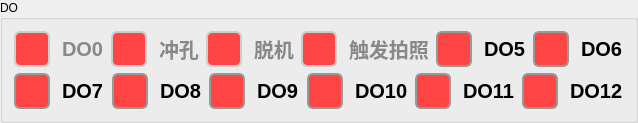
             <widget class="QGroupBox" name="groupBox_18">
              <property name="title">
               <string>DO</string>
              </property>
              <layout class="QVBoxLayout" name="verticalLayout_10">
               <item>
                <layout class="QHBoxLayout" name="horizontalLayout_30">
                 <item>
                  <widget class="QCheckBox" name="cbox_DObujindianjimaichong">
                   <property name="enabled">
                    <bool>false</bool>
                   </property>
                   <property name="sizePolicy">
                    <sizepolicy hsizetype="Minimum" vsizetype="Minimum">
                     <horstretch>0</horstretch>
                     <verstretch>0</verstretch>
                    </sizepolicy>
                   </property>
                   <property name="styleSheet">
                    <string notr="true">QCheckBox {
    spacing: 12px;
    font-size: 20px;
    font-weight: bold;
    color: rgb(0, 0, 0); /* 默认文字为黑色 */
}

/* 禁用时文字为灰色 */
QCheckBox:disabled {
    color: #888888;
}

/* 未选中状态：红色 */
QCheckBox::indicator {
    width: 32px;
    height: 32px;
    border-radius: 6px;
    border: 2px solid #999;
    background: #ff4444; /* 红色背景 */
}

/* 悬停效果 */
QCheckBox::indicator:hover {
    border: 2px solid #666;
}

/* 选中状态：绿色 */
QCheckBox::indicator:checked {
    border: 2px solid #4CAF50;
    background-color: qradialgradient(
        cx:0.5, cy:0.5,
        radius:0.4,
        fx:0.5, fy:0.5,
        stop:0 #4CAF50,
        stop:1 transparent
    );
}

/* 禁用且未选中：红色 */
QCheckBox::indicator:disabled {
    border: 2px solid #ccc;
    background: #ff4444;
}

/* 禁用且选中：绿色 */
QCheckBox::indicator:disabled:checked {
    border: 2px solid #ccc;
    background: #4CAF50;
}

/* 选中时文字颜色为黑色 */
QCheckBox:checked {
    color: rgb(0, 0, 0);
    font-weight: 500;
}

/* 点击动画效果 */
QCheckBox::indicator:pressed {
    border: 2px solid #388E3C;
    background-color: qradialgradient(
        cx:0.5, cy:0.5,
        radius:0.5,
        fx:0.5, fy:0.5,
        stop:0 #A5D6A7,
        stop:1 transparent
    );
}</string>
                   </property>
                   <property name="text">
                    <string>DO0</string>
                   </property>
                  </widget>
                 </item>
                 <item>
                  <widget class="QCheckBox" name="cbox_DOchongkong">
                   <property name="enabled">
                    <bool>false</bool>
                   </property>
                   <property name="sizePolicy">
                    <sizepolicy hsizetype="Minimum" vsizetype="Minimum">
                     <horstretch>0</horstretch>
                     <verstretch>0</verstretch>
                    </sizepolicy>
                   </property>
                   <property name="styleSheet">
                    <string notr="true">QCheckBox {
    spacing: 12px;
    font-size: 20px;
    font-weight: bold;
    color: rgb(0, 0, 0); /* 默认文字为黑色 */
}

/* 禁用时文字为灰色 */
QCheckBox:disabled {
    color: #888888;
}

/* 未选中状态：红色 */
QCheckBox::indicator {
    width: 32px;
    height: 32px;
    border-radius: 6px;
    border: 2px solid #999;
    background: #ff4444; /* 红色背景 */
}

/* 悬停效果 */
QCheckBox::indicator:hover {
    border: 2px solid #666;
}

/* 选中状态：绿色 */
QCheckBox::indicator:checked {
    border: 2px solid #4CAF50;
    background-color: qradialgradient(
        cx:0.5, cy:0.5,
        radius:0.4,
        fx:0.5, fy:0.5,
        stop:0 #4CAF50,
        stop:1 transparent
    );
}

/* 禁用且未选中：红色 */
QCheckBox::indicator:disabled {
    border: 2px solid #ccc;
    background: #ff4444;
}

/* 禁用且选中：绿色 */
QCheckBox::indicator:disabled:checked {
    border: 2px solid #ccc;
    background: #4CAF50;
}

/* 选中时文字颜色为黑色 */
QCheckBox:checked {
    color: rgb(0, 0, 0);
    font-weight: 500;
}

/* 点击动画效果 */
QCheckBox::indicator:pressed {
    border: 2px solid #388E3C;
    background-color: qradialgradient(
        cx:0.5, cy:0.5,
        radius:0.5,
        fx:0.5, fy:0.5,
        stop:0 #A5D6A7,
        stop:1 transparent
    );
}</string>
                   </property>
                   <property name="text">
                    <string>冲孔</string>
                   </property>
                  </widget>
                 </item>
                 <item>
                  <widget class="QCheckBox" name="cbox_DOtuoji">
                   <property name="enabled">
                    <bool>false</bool>
                   </property>
                   <property name="sizePolicy">
                    <sizepolicy hsizetype="Minimum" vsizetype="Minimum">
                     <horstretch>0</horstretch>
                     <verstretch>0</verstretch>
                    </sizepolicy>
                   </property>
                   <property name="styleSheet">
                    <string notr="true">QCheckBox {
    spacing: 12px;
    font-size: 20px;
    font-weight: bold;
    color: rgb(0, 0, 0); /* 默认文字为黑色 */
}

/* 禁用时文字为灰色 */
QCheckBox:disabled {
    color: #888888;
}

/* 未选中状态：红色 */
QCheckBox::indicator {
    width: 32px;
    height: 32px;
    border-radius: 6px;
    border: 2px solid #999;
    background: #ff4444; /* 红色背景 */
}

/* 悬停效果 */
QCheckBox::indicator:hover {
    border: 2px solid #666;
}

/* 选中状态：绿色 */
QCheckBox::indicator:checked {
    border: 2px solid #4CAF50;
    background-color: qradialgradient(
        cx:0.5, cy:0.5,
        radius:0.4,
        fx:0.5, fy:0.5,
        stop:0 #4CAF50,
        stop:1 transparent
    );
}

/* 禁用且未选中：红色 */
QCheckBox::indicator:disabled {
    border: 2px solid #ccc;
    background: #ff4444;
}

/* 禁用且选中：绿色 */
QCheckBox::indicator:disabled:checked {
    border: 2px solid #ccc;
    background: #4CAF50;
}

/* 选中时文字颜色为黑色 */
QCheckBox:checked {
    color: rgb(0, 0, 0);
    font-weight: 500;
}

/* 点击动画效果 */
QCheckBox::indicator:pressed {
    border: 2px solid #388E3C;
    background-color: qradialgradient(
        cx:0.5, cy:0.5,
        radius:0.5,
        fx:0.5, fy:0.5,
        stop:0 #A5D6A7,
        stop:1 transparent
    );
}</string>
                   </property>
                   <property name="text">
                    <string>脱机</string>
                   </property>
                  </widget>
                 </item>
                 <item>
                  <widget class="QCheckBox" name="cbox_DOchufapaizhao">
                   <property name="enabled">
                    <bool>false</bool>
                   </property>
                   <property name="sizePolicy">
                    <sizepolicy hsizetype="Minimum" vsizetype="Minimum">
                     <horstretch>0</horstretch>
                     <verstretch>0</verstretch>
                    </sizepolicy>
                   </property>
                   <property name="styleSheet">
                    <string notr="true">QCheckBox {
    spacing: 12px;
    font-size: 20px;
    font-weight: bold;
    color: rgb(0, 0, 0); /* 默认文字为黑色 */
}

/* 禁用时文字为灰色 */
QCheckBox:disabled {
    color: #888888;
}

/* 未选中状态：红色 */
QCheckBox::indicator {
    width: 32px;
    height: 32px;
    border-radius: 6px;
    border: 2px solid #999;
    background: #ff4444; /* 红色背景 */
}

/* 悬停效果 */
QCheckBox::indicator:hover {
    border: 2px solid #666;
}

/* 选中状态：绿色 */
QCheckBox::indicator:checked {
    border: 2px solid #4CAF50;
    background-color: qradialgradient(
        cx:0.5, cy:0.5,
        radius:0.4,
        fx:0.5, fy:0.5,
        stop:0 #4CAF50,
        stop:1 transparent
    );
}

/* 禁用且未选中：红色 */
QCheckBox::indicator:disabled {
    border: 2px solid #ccc;
    background: #ff4444;
}

/* 禁用且选中：绿色 */
QCheckBox::indicator:disabled:checked {
    border: 2px solid #ccc;
    background: #4CAF50;
}

/* 选中时文字颜色为黑色 */
QCheckBox:checked {
    color: rgb(0, 0, 0);
    font-weight: 500;
}

/* 点击动画效果 */
QCheckBox::indicator:pressed {
    border: 2px solid #388E3C;
    background-color: qradialgradient(
        cx:0.5, cy:0.5,
        radius:0.5,
        fx:0.5, fy:0.5,
        stop:0 #A5D6A7,
        stop:1 transparent
    );
}</string>
                   </property>
                   <property name="text">
                    <string>触发拍照</string>
                   </property>
                  </widget>
                 </item>
                 <item>
                  <widget class="QCheckBox" name="cbox_DOBlow3_2">
                   <property name="sizePolicy">
                    <sizepolicy hsizetype="Minimum" vsizetype="Minimum">
                     <horstretch>0</horstretch>
                     <verstretch>0</verstretch>
                    </sizepolicy>
                   </property>
                   <property name="styleSheet">
                    <string notr="true">QCheckBox {
    spacing: 12px;
    font-size: 20px;
    font-weight: bold;
    color: rgb(0, 0, 0); /* 默认文字为黑色 */
}

/* 禁用时文字为灰色 */
QCheckBox:disabled {
    color: #888888;
}

/* 未选中状态：红色 */
QCheckBox::indicator {
    width: 32px;
    height: 32px;
    border-radius: 6px;
    border: 2px solid #999;
    background: #ff4444; /* 红色背景 */
}

/* 悬停效果 */
QCheckBox::indicator:hover {
    border: 2px solid #666;
}

/* 选中状态：绿色 */
QCheckBox::indicator:checked {
    border: 2px solid #4CAF50;
    background-color: qradialgradient(
        cx:0.5, cy:0.5,
        radius:0.4,
        fx:0.5, fy:0.5,
        stop:0 #4CAF50,
        stop:1 transparent
    );
}

/* 禁用且未选中：红色 */
QCheckBox::indicator:disabled {
    border: 2px solid #ccc;
    background: #ff4444;
}

/* 禁用且选中：绿色 */
QCheckBox::indicator:disabled:checked {
    border: 2px solid #ccc;
    background: #4CAF50;
}

/* 选中时文字颜色为黑色 */
QCheckBox:checked {
    color: rgb(0, 0, 0);
    font-weight: 500;
}

/* 点击动画效果 */
QCheckBox::indicator:pressed {
    border: 2px solid #388E3C;
    background-color: qradialgradient(
        cx:0.5, cy:0.5,
        radius:0.5,
        fx:0.5, fy:0.5,
        stop:0 #A5D6A7,
        stop:1 transparent
    );
}</string>
                   </property>
                   <property name="text">
                    <string>DO5</string>
                   </property>
                  </widget>
                 </item>
                 <item>
                  <widget class="QCheckBox" name="cbox_DOBlow4_2">
                   <property name="sizePolicy">
                    <sizepolicy hsizetype="Minimum" vsizetype="Minimum">
                     <horstretch>0</horstretch>
                     <verstretch>0</verstretch>
                    </sizepolicy>
                   </property>
                   <property name="styleSheet">
                    <string notr="true">QCheckBox {
    spacing: 12px;
    font-size: 20px;
    font-weight: bold;
    color: rgb(0, 0, 0); /* 默认文字为黑色 */
}

/* 禁用时文字为灰色 */
QCheckBox:disabled {
    color: #888888;
}

/* 未选中状态：红色 */
QCheckBox::indicator {
    width: 32px;
    height: 32px;
    border-radius: 6px;
    border: 2px solid #999;
    background: #ff4444; /* 红色背景 */
}

/* 悬停效果 */
QCheckBox::indicator:hover {
    border: 2px solid #666;
}

/* 选中状态：绿色 */
QCheckBox::indicator:checked {
    border: 2px solid #4CAF50;
    background-color: qradialgradient(
        cx:0.5, cy:0.5,
        radius:0.4,
        fx:0.5, fy:0.5,
        stop:0 #4CAF50,
        stop:1 transparent
    );
}

/* 禁用且未选中：红色 */
QCheckBox::indicator:disabled {
    border: 2px solid #ccc;
    background: #ff4444;
}

/* 禁用且选中：绿色 */
QCheckBox::indicator:disabled:checked {
    border: 2px solid #ccc;
    background: #4CAF50;
}

/* 选中时文字颜色为黑色 */
QCheckBox:checked {
    color: rgb(0, 0, 0);
    font-weight: 500;
}

/* 点击动画效果 */
QCheckBox::indicator:pressed {
    border: 2px solid #388E3C;
    background-color: qradialgradient(
        cx:0.5, cy:0.5,
        radius:0.5,
        fx:0.5, fy:0.5,
        stop:0 #A5D6A7,
        stop:1 transparent
    );
}</string>
                   </property>
                   <property name="text">
                    <string>DO6</string>
                   </property>
                  </widget>
                 </item>
                </layout>
               </item>
               <item>
                <layout class="QHBoxLayout" name="horizontalLayout_31">
                 <item>
                  <widget class="QCheckBox" name="cbox_DOBeltControl_2">
                   <property name="sizePolicy">
                    <sizepolicy hsizetype="Minimum" vsizetype="Minimum">
                     <horstretch>0</horstretch>
                     <verstretch>0</verstretch>
                    </sizepolicy>
                   </property>
                   <property name="styleSheet">
                    <string notr="true">QCheckBox {
    spacing: 12px;
    font-size: 20px;
    font-weight: bold;
    color: rgb(0, 0, 0); /* 默认文字为黑色 */
}

/* 禁用时文字为灰色 */
QCheckBox:disabled {
    color: #888888;
}

/* 未选中状态：红色 */
QCheckBox::indicator {
    width: 32px;
    height: 32px;
    border-radius: 6px;
    border: 2px solid #999;
    background: #ff4444; /* 红色背景 */
}

/* 悬停效果 */
QCheckBox::indicator:hover {
    border: 2px solid #666;
}

/* 选中状态：绿色 */
QCheckBox::indicator:checked {
    border: 2px solid #4CAF50;
    background-color: qradialgradient(
        cx:0.5, cy:0.5,
        radius:0.4,
        fx:0.5, fy:0.5,
        stop:0 #4CAF50,
        stop:1 transparent
    );
}

/* 禁用且未选中：红色 */
QCheckBox::indicator:disabled {
    border: 2px solid #ccc;
    background: #ff4444;
}

/* 禁用且选中：绿色 */
QCheckBox::indicator:disabled:checked {
    border: 2px solid #ccc;
    background: #4CAF50;
}

/* 选中时文字颜色为黑色 */
QCheckBox:checked {
    color: rgb(0, 0, 0);
    font-weight: 500;
}

/* 点击动画效果 */
QCheckBox::indicator:pressed {
    border: 2px solid #388E3C;
    background-color: qradialgradient(
        cx:0.5, cy:0.5,
        radius:0.5,
        fx:0.5, fy:0.5,
        stop:0 #A5D6A7,
        stop:1 transparent
    );
}</string>
                   </property>
                   <property name="text">
                    <string>DO7</string>
                   </property>
                  </widget>
                 </item>
                 <item>
                  <widget class="QCheckBox" name="cbox_DOGreenLight_2">
                   <property name="sizePolicy">
                    <sizepolicy hsizetype="Minimum" vsizetype="Minimum">
                     <horstretch>0</horstretch>
                     <verstretch>0</verstretch>
                    </sizepolicy>
                   </property>
                   <property name="styleSheet">
                    <string notr="true">QCheckBox {
    spacing: 12px;
    font-size: 20px;
    font-weight: bold;
    color: rgb(0, 0, 0); /* 默认文字为黑色 */
}

/* 禁用时文字为灰色 */
QCheckBox:disabled {
    color: #888888;
}

/* 未选中状态：红色 */
QCheckBox::indicator {
    width: 32px;
    height: 32px;
    border-radius: 6px;
    border: 2px solid #999;
    background: #ff4444; /* 红色背景 */
}

/* 悬停效果 */
QCheckBox::indicator:hover {
    border: 2px solid #666;
}

/* 选中状态：绿色 */
QCheckBox::indicator:checked {
    border: 2px solid #4CAF50;
    background-color: qradialgradient(
        cx:0.5, cy:0.5,
        radius:0.4,
        fx:0.5, fy:0.5,
        stop:0 #4CAF50,
        stop:1 transparent
    );
}

/* 禁用且未选中：红色 */
QCheckBox::indicator:disabled {
    border: 2px solid #ccc;
    background: #ff4444;
}

/* 禁用且选中：绿色 */
QCheckBox::indicator:disabled:checked {
    border: 2px solid #ccc;
    background: #4CAF50;
}

/* 选中时文字颜色为黑色 */
QCheckBox:checked {
    color: rgb(0, 0, 0);
    font-weight: 500;
}

/* 点击动画效果 */
QCheckBox::indicator:pressed {
    border: 2px solid #388E3C;
    background-color: qradialgradient(
        cx:0.5, cy:0.5,
        radius:0.5,
        fx:0.5, fy:0.5,
        stop:0 #A5D6A7,
        stop:1 transparent
    );
}</string>
                   </property>
                   <property name="text">
                    <string>DO8</string>
                   </property>
                  </widget>
                 </item>
                 <item>
                  <widget class="QCheckBox" name="cbox_DORedLight_2">
                   <property name="sizePolicy">
                    <sizepolicy hsizetype="Minimum" vsizetype="Minimum">
                     <horstretch>0</horstretch>
                     <verstretch>0</verstretch>
                    </sizepolicy>
                   </property>
                   <property name="styleSheet">
                    <string notr="true">QCheckBox {
    spacing: 12px;
    font-size: 20px;
    font-weight: bold;
    color: rgb(0, 0, 0); /* 默认文字为黑色 */
}

/* 禁用时文字为灰色 */
QCheckBox:disabled {
    color: #888888;
}

/* 未选中状态：红色 */
QCheckBox::indicator {
    width: 32px;
    height: 32px;
    border-radius: 6px;
    border: 2px solid #999;
    background: #ff4444; /* 红色背景 */
}

/* 悬停效果 */
QCheckBox::indicator:hover {
    border: 2px solid #666;
}

/* 选中状态：绿色 */
QCheckBox::indicator:checked {
    border: 2px solid #4CAF50;
    background-color: qradialgradient(
        cx:0.5, cy:0.5,
        radius:0.4,
        fx:0.5, fy:0.5,
        stop:0 #4CAF50,
        stop:1 transparent
    );
}

/* 禁用且未选中：红色 */
QCheckBox::indicator:disabled {
    border: 2px solid #ccc;
    background: #ff4444;
}

/* 禁用且选中：绿色 */
QCheckBox::indicator:disabled:checked {
    border: 2px solid #ccc;
    background: #4CAF50;
}

/* 选中时文字颜色为黑色 */
QCheckBox:checked {
    color: rgb(0, 0, 0);
    font-weight: 500;
}

/* 点击动画效果 */
QCheckBox::indicator:pressed {
    border: 2px solid #388E3C;
    background-color: qradialgradient(
        cx:0.5, cy:0.5,
        radius:0.5,
        fx:0.5, fy:0.5,
        stop:0 #A5D6A7,
        stop:1 transparent
    );
}</string>
                   </property>
                   <property name="text">
                    <string>DO9</string>
                   </property>
                  </widget>
                 </item>
                 <item>
                  <widget class="QCheckBox" name="cbox_DOUpLight_2">
                   <property name="sizePolicy">
                    <sizepolicy hsizetype="Minimum" vsizetype="Minimum">
                     <horstretch>0</horstretch>
                     <verstretch>0</verstretch>
                    </sizepolicy>
                   </property>
                   <property name="styleSheet">
                    <string notr="true">QCheckBox {
    spacing: 12px;
    font-size: 20px;
    font-weight: bold;
    color: rgb(0, 0, 0); /* 默认文字为黑色 */
}

/* 禁用时文字为灰色 */
QCheckBox:disabled {
    color: #888888;
}

/* 未选中状态：红色 */
QCheckBox::indicator {
    width: 32px;
    height: 32px;
    border-radius: 6px;
    border: 2px solid #999;
    background: #ff4444; /* 红色背景 */
}

/* 悬停效果 */
QCheckBox::indicator:hover {
    border: 2px solid #666;
}

/* 选中状态：绿色 */
QCheckBox::indicator:checked {
    border: 2px solid #4CAF50;
    background-color: qradialgradient(
        cx:0.5, cy:0.5,
        radius:0.4,
        fx:0.5, fy:0.5,
        stop:0 #4CAF50,
        stop:1 transparent
    );
}

/* 禁用且未选中：红色 */
QCheckBox::indicator:disabled {
    border: 2px solid #ccc;
    background: #ff4444;
}

/* 禁用且选中：绿色 */
QCheckBox::indicator:disabled:checked {
    border: 2px solid #ccc;
    background: #4CAF50;
}

/* 选中时文字颜色为黑色 */
QCheckBox:checked {
    color: rgb(0, 0, 0);
    font-weight: 500;
}

/* 点击动画效果 */
QCheckBox::indicator:pressed {
    border: 2px solid #388E3C;
    background-color: qradialgradient(
        cx:0.5, cy:0.5,
        radius:0.5,
        fx:0.5, fy:0.5,
        stop:0 #A5D6A7,
        stop:1 transparent
    );
}</string>
                   </property>
                   <property name="text">
                    <string>DO10</string>
                   </property>
                  </widget>
                 </item>
                 <item>
                  <widget class="QCheckBox" name="cbox_DOSideLight_2">
                   <property name="sizePolicy">
                    <sizepolicy hsizetype="Minimum" vsizetype="Minimum">
                     <horstretch>0</horstretch>
                     <verstretch>0</verstretch>
                    </sizepolicy>
                   </property>
                   <property name="styleSheet">
                    <string notr="true">QCheckBox {
    spacing: 12px;
    font-size: 20px;
    font-weight: bold;
    color: rgb(0, 0, 0); /* 默认文字为黑色 */
}

/* 禁用时文字为灰色 */
QCheckBox:disabled {
    color: #888888;
}

/* 未选中状态：红色 */
QCheckBox::indicator {
    width: 32px;
    height: 32px;
    border-radius: 6px;
    border: 2px solid #999;
    background: #ff4444; /* 红色背景 */
}

/* 悬停效果 */
QCheckBox::indicator:hover {
    border: 2px solid #666;
}

/* 选中状态：绿色 */
QCheckBox::indicator:checked {
    border: 2px solid #4CAF50;
    background-color: qradialgradient(
        cx:0.5, cy:0.5,
        radius:0.4,
        fx:0.5, fy:0.5,
        stop:0 #4CAF50,
        stop:1 transparent
    );
}

/* 禁用且未选中：红色 */
QCheckBox::indicator:disabled {
    border: 2px solid #ccc;
    background: #ff4444;
}

/* 禁用且选中：绿色 */
QCheckBox::indicator:disabled:checked {
    border: 2px solid #ccc;
    background: #4CAF50;
}

/* 选中时文字颜色为黑色 */
QCheckBox:checked {
    color: rgb(0, 0, 0);
    font-weight: 500;
}

/* 点击动画效果 */
QCheckBox::indicator:pressed {
    border: 2px solid #388E3C;
    background-color: qradialgradient(
        cx:0.5, cy:0.5,
        radius:0.5,
        fx:0.5, fy:0.5,
        stop:0 #A5D6A7,
        stop:1 transparent
    );
}</string>
                   </property>
                   <property name="text">
                    <string>DO11</string>
                   </property>
                  </widget>
                 </item>
                 <item>
                  <widget class="QCheckBox" name="cbox_DODownLight_2">
                   <property name="sizePolicy">
                    <sizepolicy hsizetype="Minimum" vsizetype="Minimum">
                     <horstretch>0</horstretch>
                     <verstretch>0</verstretch>
                    </sizepolicy>
                   </property>
                   <property name="styleSheet">
                    <string notr="true">QCheckBox {
    spacing: 12px;
    font-size: 20px;
    font-weight: bold;
    color: rgb(0, 0, 0); /* 默认文字为黑色 */
}

/* 禁用时文字为灰色 */
QCheckBox:disabled {
    color: #888888;
}

/* 未选中状态：红色 */
QCheckBox::indicator {
    width: 32px;
    height: 32px;
    border-radius: 6px;
    border: 2px solid #999;
    background: #ff4444; /* 红色背景 */
}

/* 悬停效果 */
QCheckBox::indicator:hover {
    border: 2px solid #666;
}

/* 选中状态：绿色 */
QCheckBox::indicator:checked {
    border: 2px solid #4CAF50;
    background-color: qradialgradient(
        cx:0.5, cy:0.5,
        radius:0.4,
        fx:0.5, fy:0.5,
        stop:0 #4CAF50,
        stop:1 transparent
    );
}

/* 禁用且未选中：红色 */
QCheckBox::indicator:disabled {
    border: 2px solid #ccc;
    background: #ff4444;
}

/* 禁用且选中：绿色 */
QCheckBox::indicator:disabled:checked {
    border: 2px solid #ccc;
    background: #4CAF50;
}

/* 选中时文字颜色为黑色 */
QCheckBox:checked {
    color: rgb(0, 0, 0);
    font-weight: 500;
}

/* 点击动画效果 */
QCheckBox::indicator:pressed {
    border: 2px solid #388E3C;
    background-color: qradialgradient(
        cx:0.5, cy:0.5,
        radius:0.5,
        fx:0.5, fy:0.5,
        stop:0 #A5D6A7,
        stop:1 transparent
    );
}</string>
                   </property>
                   <property name="text">
                    <string>DO12</string>
                   </property>
                  </widget>
                 </item>
                </layout>
               </item>
              </layout>
             </widget>
